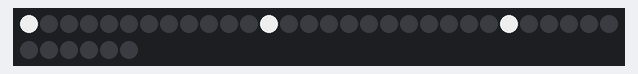
A sketch run on a simulated Arduino Uno, built with avr-gcc and run on an emulated ATmega328P. Shown: 36 RGB LEDs in strip order, left to right, continuing on the next row.

Above: at 7.88 s.
At 9.57 s:
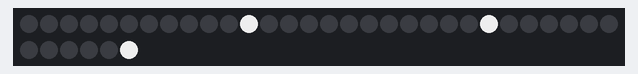
At 11.88 s:
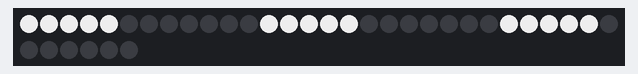
At 15.97 s:
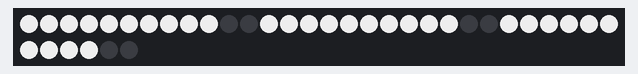
At 24.22 s:
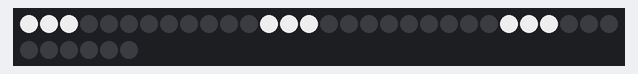
At 32.31 s:
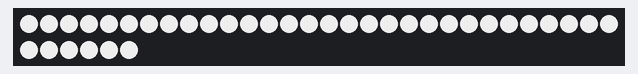

The sketch:

Lissette.ino
```cpp
//Author: Anthony Garcia
//Date: 5/9/17
//Project: Lisset - 2017 Golden Scissors Fashion Show
//Version: 1.3

#include <Adafruit_NeoPixel.h>
#ifdef __AVR__
#include <avr/power.h>
#endif

#define PIN 1

#define NUM_LEDS 36

#define BRIGHTNESS 50

Adafruit_NeoPixel strip = Adafruit_NeoPixel(NUM_LEDS, PIN, NEO_GRBW + NEO_KHZ800);

int maxBrightness = 200;
int minBrightness = 0;
int fadeSpeed = 5;


void setup()
{
  strip.setBrightness(BRIGHTNESS);
  strip.begin();
  strip.show(); // Initialize all pixels to 'off'
}

void loop()
{
  //fade all flowers 5 times
  for (uint16_t i = 0; i < 5; i++)
  {
    pulseColor(strip.Color(255, 255, 255), 1);
  }

  //colorwipe all flowers 5 times
  for (uint16_t i = 0; i < 5; i++)
  {
    //reset brightness from pulse function
    strip.setBrightness(200);
    colorWipe(strip.Color(0, 0, 0), 75);  //wipe black/off
    colorWipe(strip.Color(255, 255, 255), 75);//wipe white
  }

}

//change each LED to color c one at a time for each "flower"
void colorWipe(uint32_t c, uint8_t wait)
{
  for (uint16_t i = 0; i < 12; i++)
  {
    //change each "flower" at same time
    strip.setPixelColor(i, c);      //flower #1
    strip.setPixelColor(i + 12, c); //flower #2
    strip.setPixelColor(i + 24, c); //flower #3
    strip.setPixelColor(i + 36, c); //flower #4
    strip.setPixelColor(i + 48, c); //flower #5
    strip.show();
    delay(wait);
  }
}

//pulse all flowers together color c
void pulseColor(uint32_t c, uint8_t wait)
{
  int i;

  //changes color for all "flowers" (just in case color is changed)
  for (int x = 0; x < strip.numPixels(); x++)
  {
    strip.setPixelColor(x, c);
  }

  //Increase Brightness / Fade In
  for (i = minBrightness; i < maxBrightness; i++)
  {
    //set brighness for all "flowers"
    strip.setBrightness(i);

    strip.show();
    delay(wait);
  }

  //Lower Brightness / Fade Out
  for (i = maxBrightness; i > minBrightness; i--)
  {
    //set brighness for all "flowers"
    strip.setBrightness(i);

    strip.show();
    delay(wait);
  }
}
```
